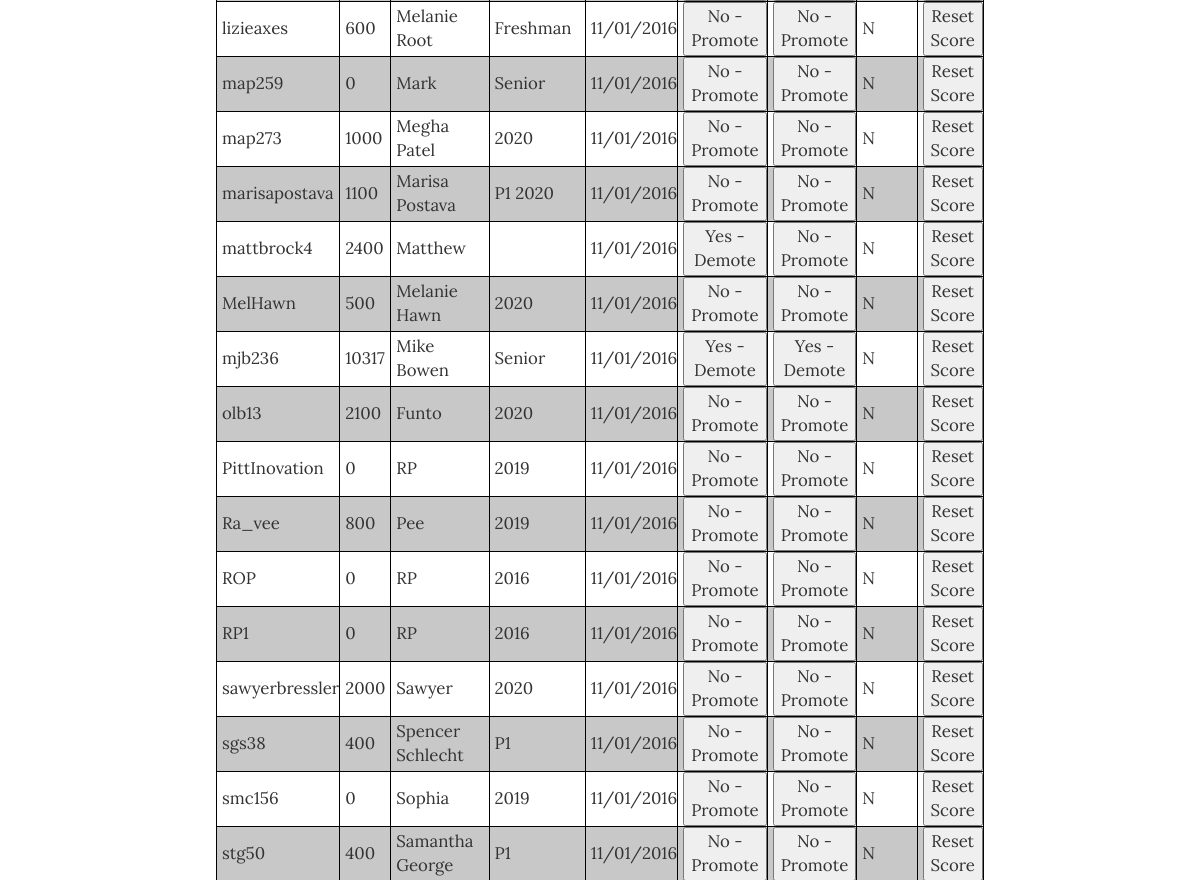
/manage_users.php (signed in, middle part), run on an earlier commit of the app's database.
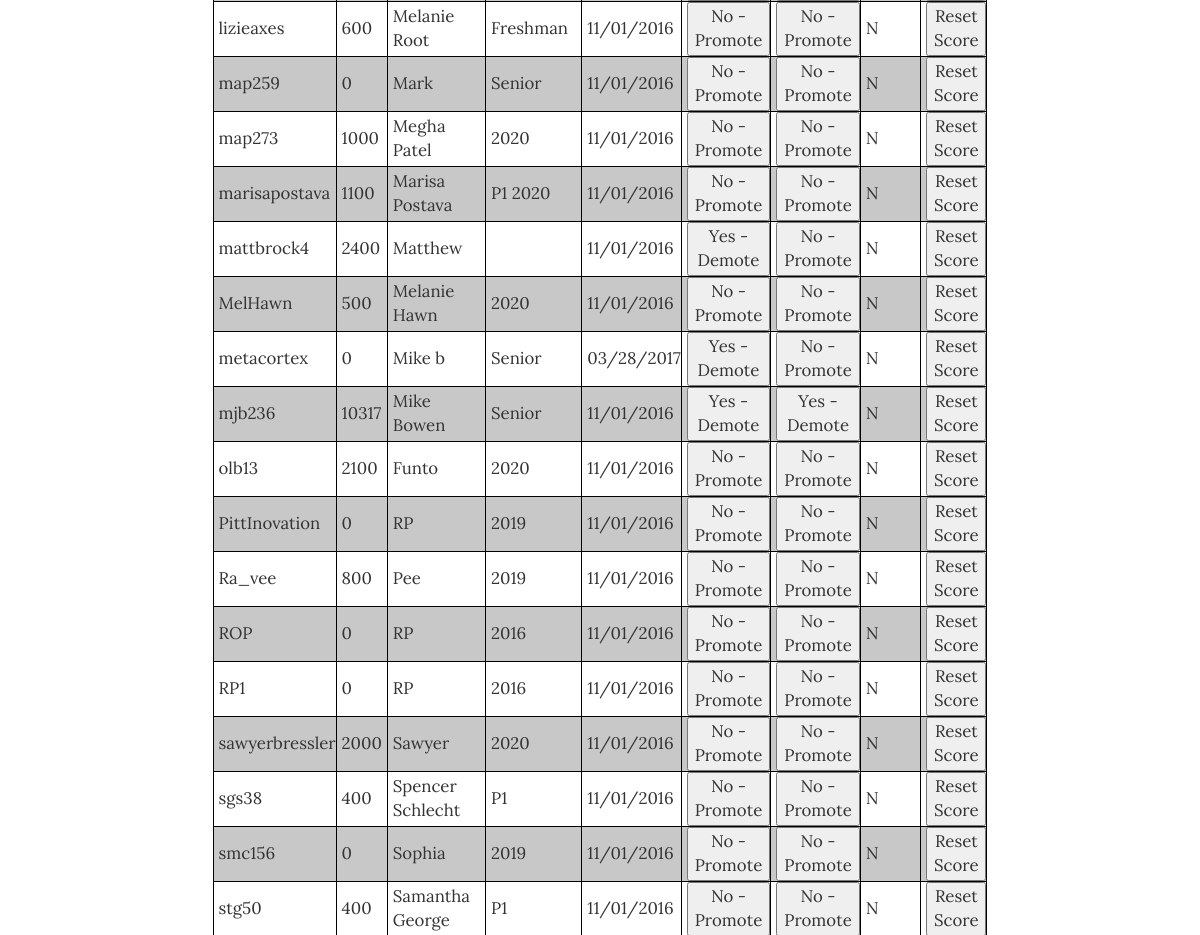
And on a later commit of the database.
### tables this page shows
CREATE TABLE `user_profile` (
  `username` varchar(20) NOT NULL,
  `full_name` varchar(50) NOT NULL,
  `year` varchar(10) NOT NULL,
  `employer` varchar(50) DEFAULT NULL,
  `interests` varchar(256) DEFAULT NULL,
  `bio` varchar(500) DEFAULT NULL,
  `image_url` varchar(256) DEFAULT NULL,
  `created_date` datetime NOT NULL DEFAULT CURRENT_TIMESTAMP,
  `last_updated_date` datetime NOT NULL DEFAULT CURRENT_TIMESTAMP ON UPDATE CURRENT_TIMESTAMP,
  `last_updated_by` varchar(20) NOT NULL
);

CREATE TABLE `user` (
  `username` varchar(20) NOT NULL,
  `password` varchar(60) NOT NULL,
  `email_address` varchar(256) NOT NULL,
  `score` int(10) NOT NULL DEFAULT '0',
  `admin_flag` enum('Y','N') NOT NULL DEFAULT 'N',
  `owner_flag` enum('Y','N') NOT NULL DEFAULT 'N',
  `active_flag` enum('Y','N') NOT NULL DEFAULT 'N',
  `registered_date` datetime NOT NULL DEFAULT CURRENT_TIMESTAMP
);

### includes/functions.php (called while the page is built, shortened)
<?php
function get_navbar() {
  $html = navbar_open();
  if (is_logged_in()) {
    $html .=  user_navbar();
  } else {
    $html .= simple_navbar();
  }
  $html .= navbar_close();
  return $html;
}
function navbar_open() {
  $html = "<nav class = \"navbar navbar-inverse navbar-fixed-top\" style=\"height: auto;\">";
  $html .= "<div class = \"container\">";
  $html .= "<div class=\"navbar-header\">";
  $html .= "<img src=\"../public/static/img/logo.png\" class=\"logo\" width=\"30\" height=\"30\" alt=\"\"/>";
  $html .= "<a href=\"../public/index.php\" class=\"navbar-brand\">PharmGenius</a>";
  $html .= "<button class = \"navbar-toggle\" data-toggle= \"collapse\" data-target = \".navHeaderCollapse\">";
  $html .= "<span class=\"icon-bar\"></span>";
  $html .= "<span class=\"icon-bar\"></span>";
  $html .= "<span class=\"icon-bar\"></span>";
  $html .= "</button>";
  $html .= "</div>";
  $html .= "<div class = \"collapse navbar-collapse navHeaderCollapse\">";
  $html .= "<ul class = \"nav navbar-nav navbar-right\">";
  return $html;
}
function navbar_close() {
  $html = "</ul></div></div></nav>";
  return $html;
}
function admin_navbar() {
  $html = "<li class=\"dropdown\">";
  $html .= "<a href=\"\" class=\"dropdown-toggle\" data-toggle=\"dropdown\"><span>Admin&nbsp;</span><b class=\"caret\"></b></a>";
  $html .= "<ul class=\"dropdown-menu\">";
  $html .= "<li><a href=\"../public/review_categories.php\" id=\"reviewCats\" class=\"nav-button\">View Category Database</a></li>";
  $html .= "<li><a href=\"../public/manage_users.php\" id=\"manageUsers\" class=\"nav-button\">Manage Users</a></li>";
  $html .= "</ul></li>";
  return $html;
}
function user_navbar() {
  $html = "<li><a href=\"../public/select_quiz.php\" id=\"quizme\" class=\"nav-button\">Quiz Me!</a></li>";
  $html .= "<li><a href=\"../public/leaderboard.php\" id=\"leaderboard\" class=\"nav-button\">Leaderboard</a></li>";
  $html .= "<li class=\"dropdown\">";
  $html .= "<a href=\"\" class=\"dropdown-toggle\" data-toggle=\"dropdown\"><span>Questions&nbsp;</span><b class=\"caret\"></b></a>";
  $html .= "<ul class=\"dropdown-menu\">";
  $html .= "<li><a href=\"../public/review_my_questions.php\" id=\"myQuestions\">Your Questions</a></li>";
  $html .= "<li><a href=\"../public/submit_new.php\" id=\"submitNew\">Submit A Question</a></li>";
  $html .= "<li><a href=\"../public/review_new_questions.php\" id=\"ReviewNew\" class=\"nav-button\">Review New Questions</a></li>";
  $html .= "<li><a href=\"../public/review_old_questions.php\" id=\"ReviewOld\" class=\"nav-button\">View Question Database</a></li>";
  $html .= "</ul></li>";
  if (is_user_admin()) {
    $html .= admin_navbar();
  }
  $html .= "<li class=\"dropdown\">";
  $html .= "<a href=\"../public/index.php\" class=\"dropdown-toggle\" data-toggle=\"dropdown\">";
  $html .= "<span class=\"profile-container\">";
  $html .= "<img src=\"";
  $image_url = get_image_url($_SESSION["username"]);
  $html .= ($image_url == null) ? "../public/static/img/logo.png\"" : "{$image_url}\" ";
  $html .= "class=\"profile-small\" alt=\"\"/>&nbsp;&nbsp;Profile&nbsp;</span><b class=\"caret\" style=\"font-size:1.5em;\"></b></a>";
  $html .= "<ul class=\"dropdown-menu\">";
  $html .= "<li><a href=\"../public/profile.php?id=";
  $html .= htmlentities($_SESSION["username"]);
  $html .= "\">View Profile</a></li>";
  $html .= "<li><a href=\"#sendbugreport\" data-toggle=\"modal\">Report a Bug</a></li>";
  $html .= "<li><a href=\"../public/logout.php\">Sign Out</a></li>";
  $html .= "</ul></li>";
  return $html;
}
function mysql_prep($string) {
    global $connection;
    $escaped_string = mysqli_real_escape_string($connection, $string);
    return $escaped_string;
  }
function get_user_data() {
  global $connection;
  $query = "SELECT u.username, u.score, p.full_name, p.year, u.admin_flag, u.active_flag, u.owner_flag, DATE_FORMAT(u.registered_date,'%m/%d/%Y') as registered_date ";
  $query .= "FROM user u ";
  $query .= "JOIN user_profile p on p.username = u.username ";
  $query .= "ORDER BY username ASC ";
  $user_set = mysqli_query($connection, $query);
  return $user_set;
}
function get_image_url($username) {
  global $connection;
  $safe_username = mysql_prep($username);
  $query = "SELECT image_url ";
  $query .= "FROM user_profile ";
  $query .= "WHERE username = '{$safe_username}' ";
  $user_set = mysqli_query($connection, $query);
  if ($user = mysqli_fetch_assoc($user_set)) {
    $file_path = "../public/" . $user["image_url"];
    return $file_path;
  }
  return null;
}
function is_user_admin() {
  if (is_logged_in()) {
    return $_SESSION["admin_flag"] === "Y";
  } else {
    return false;
  }
}
function is_logged_in() {
  return (isset($_SESSION["username"]));
}
?>

### public/manage_users.php (the view, shortened to what this page needs)
<?php require_once("../includes/db_connection.php"); ?>
<?php require_once("../includes/functions.php"); ?>
<?php
  $user_set = get_user_data();
  include("../includes/header.php");
?>
</head>
<body>
  <?php echo get_navbar(); ?>
  <br><br><br><br>
  <div class="container">
    <div class="container col-xs-12">
      <table id="usertable" class="usertable">
        <tbody>
          <?php
            while ($user = mysqli_fetch_assoc($user_set)) {
              $table_row = "<tr><td>" . $user["username"] . "</td>";
              $table_row .= "<td id=\"score_{$user["username"]}\">" . $user["score"] . "</td>";
              $table_row .= "<td>" . $user["full_name"] . "</td>";
              $table_row .= "<td>" . $user["year"] . "</td>";
              $table_row .= "<td>" . $user["registered_date"] . "</td>";
              $table_row .= "<td>";
              $table_row .= "<button type=\"button\" id=\"active_flag_{$user["username"]}\" onclick=\"toggleStatus('active_flag', '{$user["username"]}')\">";
              $table_row .= ($user["active_flag"] == "Y") ? "Yes - Demote" : "No - Promote";
              $table_row .= "</td>";
              $table_row .= "<td>";
              $table_row .= "<button type=\"button\" id=\"admin_flag_{$user["username"]}\" onclick=\"toggleStatus('admin_flag', '{$user["username"]}')\">";
              $table_row .= ($user["admin_flag"] == "Y") ? "Yes - Demote" : "No - Promote";
              $table_row .= "</td>";
              $table_row .= "<td>" . $user["owner_flag"] . "</td>";
              $table_row .= "<td>";
              $table_row .= "<button type=\"button\" onclick=\"resetScore('{$user["username"]}')\">";
              $table_row .= "Reset Score";
              $table_row .= "</td>";
              $table_row .= "</tr>";
              echo $table_row;
            }
          ?>
        </tbody>
      </table>
    </div>
  </div>
<?php include("../includes/footer.php"); ?>

### includes/header.php (shortened to what this page needs)
<!DOCTYPE html>
<html lang="en">
<head>
  <link rel="stylesheet" href="../public/static/css/bootstrap.min.css">
  <link rel="stylesheet" href="../public/static/css/grayscale.css">
  <link rel="stylesheet" href="../public/static/css/style.css">
  <link rel="stylesheet" href="../public/static/css/font-awesome.min.css" type="text/css">

### includes/footer.php (shortened to what this page needs)
</body>
</html>

### public/static/css/grayscale.css (style rules this page uses)
body { width: 100%; height: 100%; font-family: Lora,"Helvetica Neue",Helvetica,Arial,sans-serif; }
html { width: 100%; height: 100%; }
body { webkit-tap-highlight-color: rgba(255,255,255,.2); }
table#usertable tr:nth-child(even) { background-color: rgb(200, 200, 200); }
table#usertable tr:nth-child(odd) { background-color:#fff; }
table.usertable { font-size: 1.2em; }

### public/static/css/style.css (style rules this page uses)
table { width:50%; margin: auto }
table, th, td { border: 1px solid black; border-collapse: collapse; }

What changed in the data, as far as the page shows it:
added user_profile: last_updated_by.username "metacortex", last_updated_by.score "0", full_name "Mike b", year "Senior", registered_date "03/28/2017", last_updated_by.admin_flag "Yes - Demote No - Promote Reset Score", last_updated_by.owner_flag "N"
